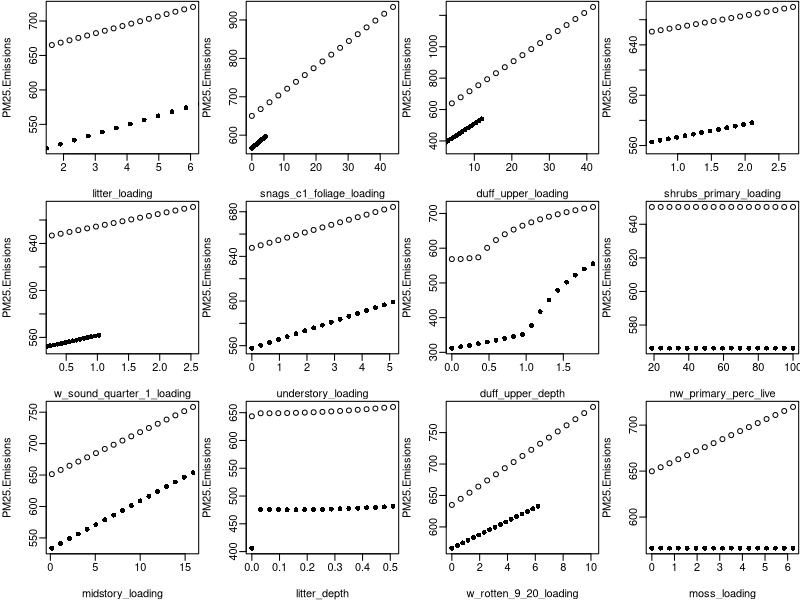
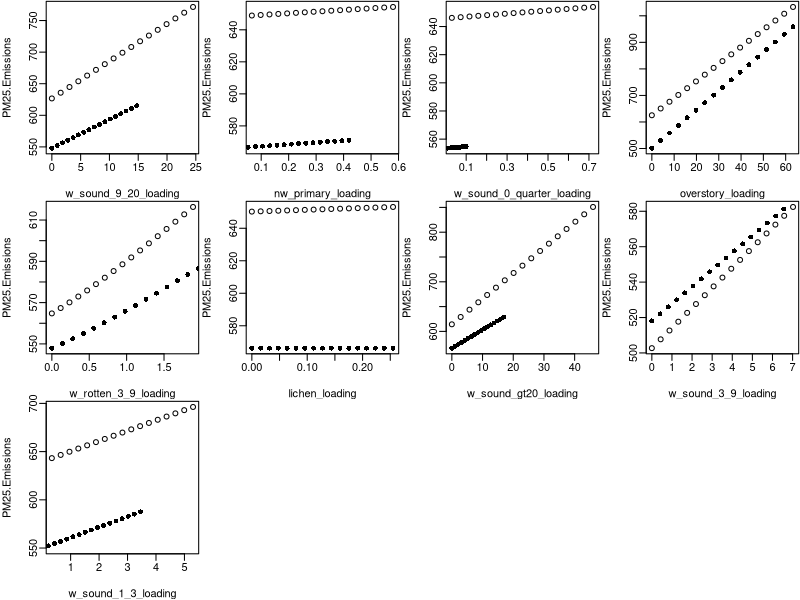
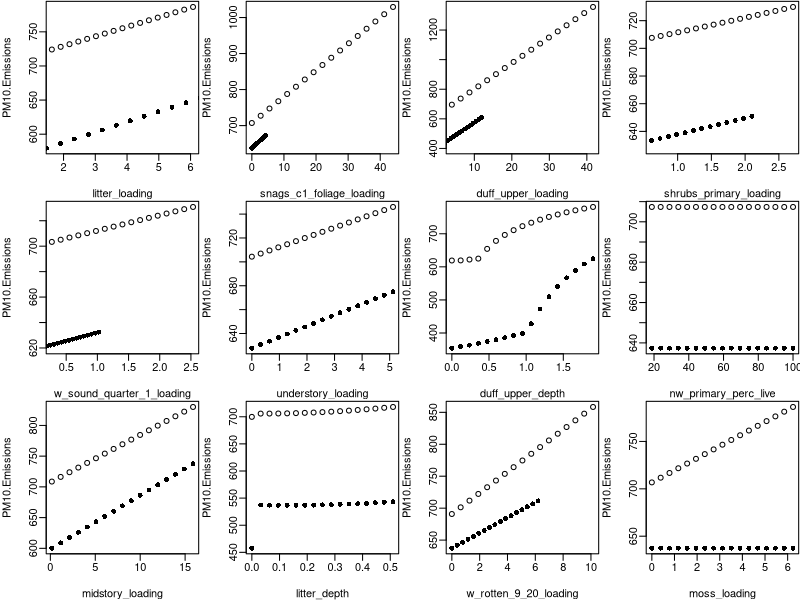
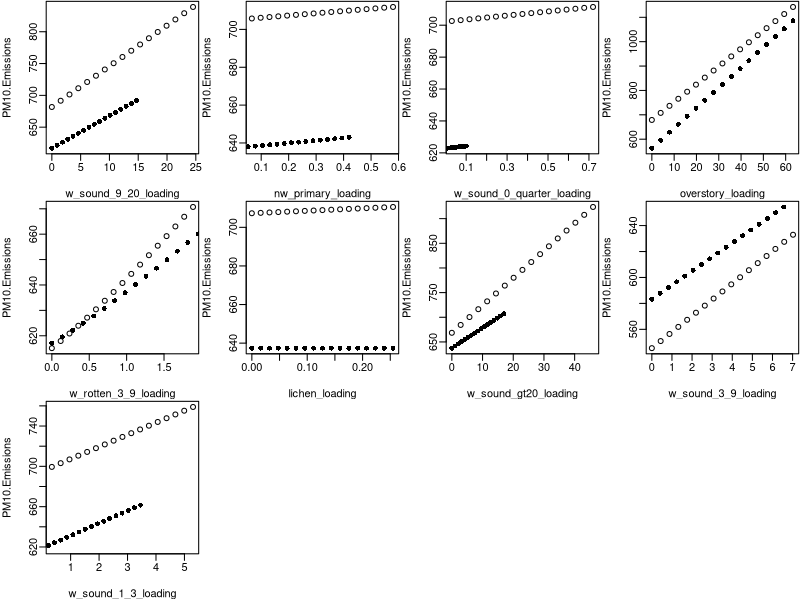
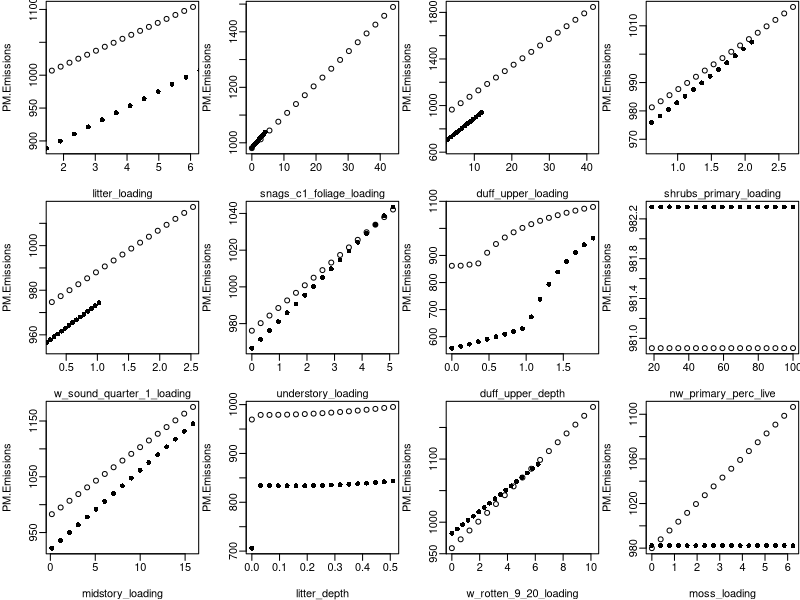
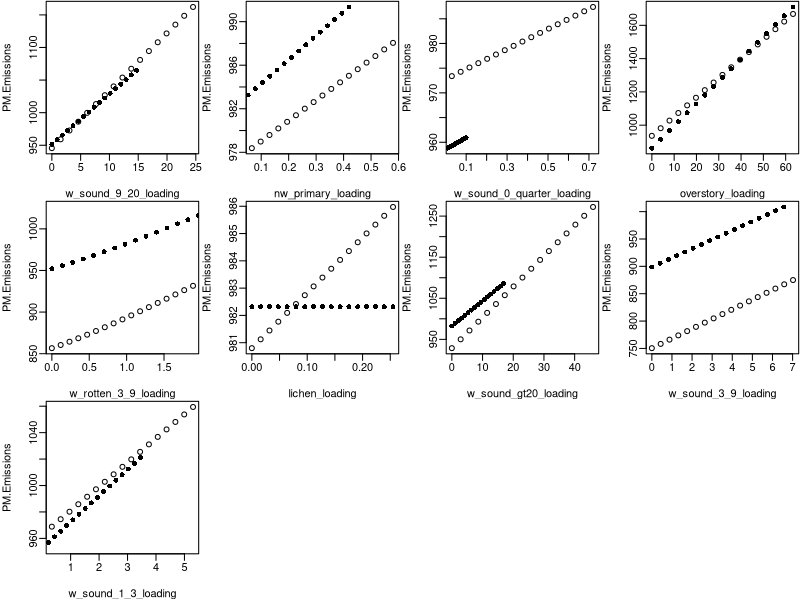
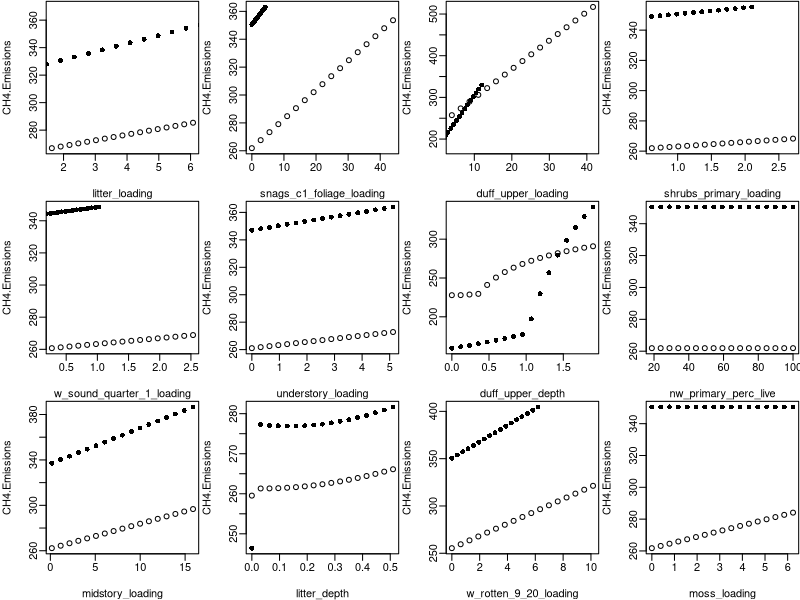
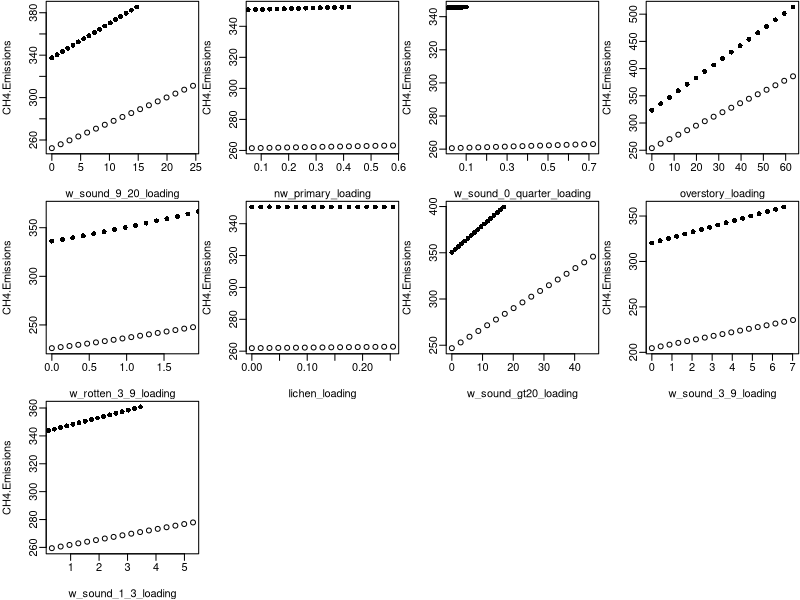

R code for these plots, in order:
############
# evaluate first Consume SA
# EVTs 642 and 660
############
# library(sensitivity)
# sobol2007, etc, investigate
consume.out<-read.csv("SAResults/OAT_EVT_642_660/consume_sa_results.csv")
consume.in<-read.csv("SAResults/OAT_EVT_642_660/consume_sa_generated.csv",skip=1)

var.sa<-unique(as.character(consume.out$Filename))[3:24]
var.sa<-var.sa[var.sa!="w_rotten_gt20_loading"]
all.out.var<-c("PM25.Emissions","PM10.Emissions","PM.Emissions","CH4.Emissions","CO.Emissions","NMHC.Emissions")
cur.out.var<-"PM10.Emissions"
cur.out.var<-"PM.Emissions"
cur.out.var<-"CH4.Emissions"
cur.out.var<-"CO.Emissions"
par(mfrow=c(3,3))
cor.sa<-data.frame(var.sa,cor.PM10.642=NA,cor.PM10.660=NA,RelChange.PM10.642=NA,RelChange.PM10.660=NA,
                   sens.index.PM10.642=NA,sens.index.PM10.660=NA,imp.index.PM10.642=NA,imp.index.PM10.660=NA,
                   relDev.PM10.642=NA,relDev.PM10.660=NA,relDevRat.PM10.642=NA,relDevRat.PM10.660=NA,
                   relSlope.PM10.642=NA,relSlope.PM10.660=NA,slope.PM10.642=NA,slope.PM10.660=NA)

#lm.beta<-
# function (MOD) 
# {
#   b <- summary(MOD)$coef[-1, 1]
#   sx <- sd(MOD$model[,-1])
#   sy <- sd(MOD$model[,1])
#   beta <- b * sx/sy
#   return(beta)
# }

# sensitivity indices adapted from Hamby
# sens.index is the output percent change (max-min)/min
# imp.index is the ratio of the variance of the input to the variance of the output (so lower values = more sensitive)
# relDev is the relative deviance, or the ratio of the std.dev of the output to its mean (aka CV)
# relDevRat is the ratio of relative deviances, or the ratio of the CV of the output to the CV of the input
#for(i in 1:16)
pdf(file="SAResults/OAT_EVT_642_660/ScatterAll.pdf")
par(mfrow=c(3,4),mar=c(3.5,3.5,0.1,0.1),mgp=c(2.5,0.5,0))
for(k in all.out.var)
{ 
  par(mfrow=c(3,4))
  for(i in 1:length(var.sa))
  {
    cur.in.vec<-consume.in[as.character(consume.out$Filename)==var.sa[i],]
    cur.out.vec<-consume.out[as.character(consume.out$Filename)==var.sa[i],]
    plot(cur.in.vec[cur.out.vec$Fuelbeds<15000,var.sa[i]],cur.out.vec[cur.out.vec$Fuelbeds<15000,k],
         xlab=var.sa[i],ylab=k,ylim=c(min(consume.out[as.character(consume.out$Filename)==var.sa[i],k]),
                                                max(consume.out[as.character(consume.out$Filename)==var.sa[i],k])))
    points(cur.in.vec[cur.out.vec$Fuelbeds>15000,var.sa[i]],cur.out.vec[cur.out.vec$Fuelbeds>15000,k],pch=16)#,lwd=2,lty=1)#,type="b"
  }
}
dev.off()
for(i in 1:length(var.sa))
{
  cur.in.vec<-consume.in[as.character(consume.out$Filename)==var.sa[i],]
  cur.out.vec<-consume.out[as.character(consume.out$Filename)==var.sa[i],]
#  plot(cur.in.vec[cur.out.vec$Fuelbeds<15000,var.sa[i]],cur.out.vec[cur.out.vec$Fuelbeds<15000,cur.out.var],
#       xlab=var.sa[i],ylab=cur.out.var,ylim=c(min(consume.out[as.character(consume.out$Filename)==var.sa[i],cur.out.var]),max(consume.out[as.character(consume.out$Filename)==var.sa[i],cur.out.var])))
#  points(cur.in.vec[cur.out.vec$Fuelbeds>15000,var.sa[i]],cur.out.vec[cur.out.vec$Fuelbeds>15000,cur.out.var],pch=16,
#       xlab=var.sa[i],ylab=cur.out.var,ylim=c(min(consume.out[as.character(consume.out$Filename)==var.sa[i],cur.out.var]),max(consume.out[as.character(consume.out$Filename)==var.sa[i],cur.out.var])))
  cor.sa$cor.PM10.642[i]<-cor(cur.in.vec[cur.out.vec$Fuelbeds<15000,var.sa[i]],cur.out.vec[cur.out.vec$Fuelbeds<15000,cur.out.var])
  cor.sa$cor.PM10.660[i]<-cor(cur.in.vec[cur.out.vec$Fuelbeds>15000,var.sa[i]],cur.out.vec[cur.out.vec$Fuelbeds>15000,cur.out.var])
  cor.sa$RelChange.PM10.642[i]<-(max(cur.out.vec[cur.out.vec$Fuelbeds<15000,cur.out.var])-min(cur.out.vec[cur.out.vec$Fuelbeds<15000,cur.out.var]))/(max(cur.in.vec[cur.out.vec$Fuelbeds<15000,var.sa[i]])-min(cur.in.vec[cur.out.vec$Fuelbeds<15000,var.sa[i]]))
  cor.sa$RelChange.PM10.660[i]<-(max(cur.out.vec[cur.out.vec$Fuelbeds>15000,cur.out.var])-min(cur.out.vec[cur.out.vec$Fuelbeds>15000,cur.out.var]))/(max(cur.in.vec[cur.out.vec$Fuelbeds<15000,var.sa[i]])-min(cur.in.vec[cur.out.vec$Fuelbeds<15000,var.sa[i]]))
  cor.sa$sens.index.PM10.642[i]<-(max(cur.out.vec[cur.out.vec$Fuelbeds<15000,cur.out.var])-min(cur.out.vec[cur.out.vec$Fuelbeds<15000,cur.out.var]))/min(cur.out.vec[cur.out.vec$Fuelbeds<15000,cur.out.var])
  cor.sa$sens.index.PM10.660[i]<-(max(cur.out.vec[cur.out.vec$Fuelbeds>15000,cur.out.var])-min(cur.out.vec[cur.out.vec$Fuelbeds>15000,cur.out.var]))/(min(cur.in.vec[cur.out.vec$Fuelbeds<15000,var.sa[i]]))
  cor.sa$imp.index.PM10.642[i]<-(var(cur.in.vec[cur.out.vec$Fuelbeds<15000,var.sa[i]])/var(cur.out.vec[cur.out.vec$Fuelbeds<15000,cur.out.var]))
  cor.sa$imp.index.PM10.660[i]<-(var(cur.in.vec[cur.out.vec$Fuelbeds>15000,var.sa[i]])/var(cur.out.vec[cur.out.vec$Fuelbeds>15000,cur.out.var]))
  cor.sa$relDev.PM10.642[i]<-sqrt(var(cur.out.vec[cur.out.vec$Fuelbeds<15000,cur.out.var]))/mean(cur.out.vec[cur.out.vec$Fuelbeds<15000,cur.out.var])
  cor.sa$relDev.PM10.660[i]<-sqrt(var(cur.out.vec[cur.out.vec$Fuelbeds>15000,cur.out.var]))/mean(cur.out.vec[cur.out.vec$Fuelbeds>15000,cur.out.var])
  cor.sa$relDevRat.PM10.642[i]<-(sqrt(var(cur.out.vec[cur.out.vec$Fuelbeds<15000,cur.out.var]))/mean(cur.out.vec[cur.out.vec$Fuelbeds<15000,cur.out.var]))/(sqrt(var(cur.in.vec[cur.out.vec$Fuelbeds<15000,var.sa[i]]))/mean(cur.in.vec[cur.out.vec$Fuelbeds<15000,var.sa[i]]))
  cor.sa$relDevRat.PM10.660[i]<-(sqrt(var(cur.out.vec[cur.out.vec$Fuelbeds>15000,cur.out.var]))/mean(cur.out.vec[cur.out.vec$Fuelbeds>15000,cur.out.var]))/(sqrt(var(cur.in.vec[cur.out.vec$Fuelbeds>15000,var.sa[i]]))/mean(cur.in.vec[cur.out.vec$Fuelbeds>15000,var.sa[i]]))
  tmp.vec<-cur.in.vec[cur.out.vec$Fuelbeds<15000,var.sa[i]]/sqrt(var(cur.in.vec[cur.out.vec$Fuelbeds<15000,var.sa[i]]))
  tmp.lm<-try(lm(cur.out.vec[cur.out.vec$Fuelbeds<15000,cur.out.var]~tmp.vec))
  cor.sa$relSlope.PM10.642[i]<-tmp.lm$coefficients[2]
  tmp.vec<-cur.in.vec[cur.out.vec$Fuelbeds>15000,var.sa[i]]/sqrt(var(cur.in.vec[cur.out.vec$Fuelbeds>15000,var.sa[i]]))
  tmp.lm<-lm(cur.out.vec[cur.out.vec$Fuelbeds>15000,cur.out.var]~tmp.vec)
  cor.sa$relSlope.PM10.660[i]<-tmp.lm$coefficients[2]
  
  tmp.lm<-lm(cur.out.vec[cur.out.vec$Fuelbeds<15000,cur.out.var]~cur.in.vec[cur.out.vec$Fuelbeds<15000,var.sa[i]])
  cor.sa$slope.PM10.642[i]<-tmp.lm$coefficients[2]

  tmp.lm<-lm(cur.out.vec[cur.out.vec$Fuelbeds>15000,cur.out.var]~cur.in.vec[cur.out.vec$Fuelbeds>15000,var.sa[i]])
  cor.sa$slope.PM10.660[i]<-tmp.lm$coefficients[2]
}

############
# rank the variables by each of the 
# sensitivity measures, for each evt
############
order.var<-as.data.frame(matrix(NA,ncol=14,nrow=length(var.sa)))
names(order.var)<-names(cor.sa)[4:ncol(cor.sa)]
for(i in 4:ncol(cor.sa))
{
  tmp.cor<-cor.sa[!is.na(cor.sa[,i]),]
  if(names(cor.sa)[i]!="imp.index.PM10.642"&names(cor.sa)[i]!="imp.index.PM10.660")
    tmp.sort<-sort.int(tmp.cor[,i],index.return=TRUE,decreasing=TRUE) # note importance index is decreasing not increasing
  else
    tmp.sort<-sort.int(tmp.cor[,i],index.return=TRUE,decreasing=FALSE) # note importance index is decreasing not increasing
  if(length(tmp.sort$ix)<length(var.sa))
  {
    tmp.ord<-as.character(tmp.cor[tmp.sort$ix,1])
    tmp.ord<-c(tmp.ord,as.character(cor.sa[is.na(cor.sa[,i]),1]))
    order.var[,i-3]<-tmp.ord
  }
  else
    order.var[,i-3]<-as.character(cor.sa[tmp.sort$ix,1])
}
write.csv(order.var,file=paste("SAResults/OAT_EVT_642_660/VariableRanking",cur.out.var,".csv",sep=""),row.names=FALSE)

# retrieve rankings for each variable for each sensitivity measure
rank.var<-as.data.frame(matrix(NA,ncol=14,nrow=length(var.sa)))
for(i in 1:ncol(order.var))
{
  for(j in 1:length(var.sa))
  {
 #   tmp.id<-
    rank.var[j,i]<-which(order.var[,i]==var.sa[j])
  }
}
names(rank.var)<-names(order.var)
colSums(rank.var)

# summarize rankings for each variable--how often number 1? how often top 5? Top10? Mean ranking? Median ranking?
rank.summary<-data.frame(var.sa,prop1=NA,prop2=NA,prop3=NA,prop4=NA,prop5=NA,prop6=NA,prop7=NA,prop8=NA,
                         prop9=NA,prop10=NA,prop11=NA,prop12=NA,prop13=NA,prop14=NA,prop15=NA,prop16=NA,prop17=NA,
                         prop18=NA,prop19=NA,prop20=NA,prop21=NA,medRank=NA,meanRank=NA)
for(i in 1:length(var.sa))
{
  for(j in 1:21)
  {
    rank.summary[i,j+1]<-length(rank.var[i,rank.var[i,]==j])/ncol(rank.var)
  }
  rank.summary$medRank[i]<-median(as.numeric(rank.var[i,]))
  rank.summary$meanRank[i]<-mean(as.numeric(rank.var[i,]))
}

top.five<-signif(rowSums(rank.summary[,2:6]),digits=3)
bottom.five<-signif(rowSums(rank.summary[,18:22]),digits=3)

# sort by median and mean ranks, and by top.five
tmp.sort<-sort.int(rank.summary$medRank,decreasing=FALSE,index.return = TRUE)
var.sort.med<-var.sa[tmp.sort$ix]
tmp.sort<-sort.int(rank.summary$meanRank,decreasing=FALSE,index.return = TRUE)
var.sort.mean<-var.sa[tmp.sort$ix]
tmp.sort<-sort.int(top.five,decreasing=TRUE,index.return = TRUE)
var.sort.top5<-var.sa[tmp.sort$ix]
tmp.sort<-sort.int(bottom.five,decreasing=FALSE,index.return = TRUE)
var.sort.bottom5<-var.sa[tmp.sort$ix]

cbind(var.sort.med,var.sort.mean,var.sort.top5,var.sort.bottom5)
